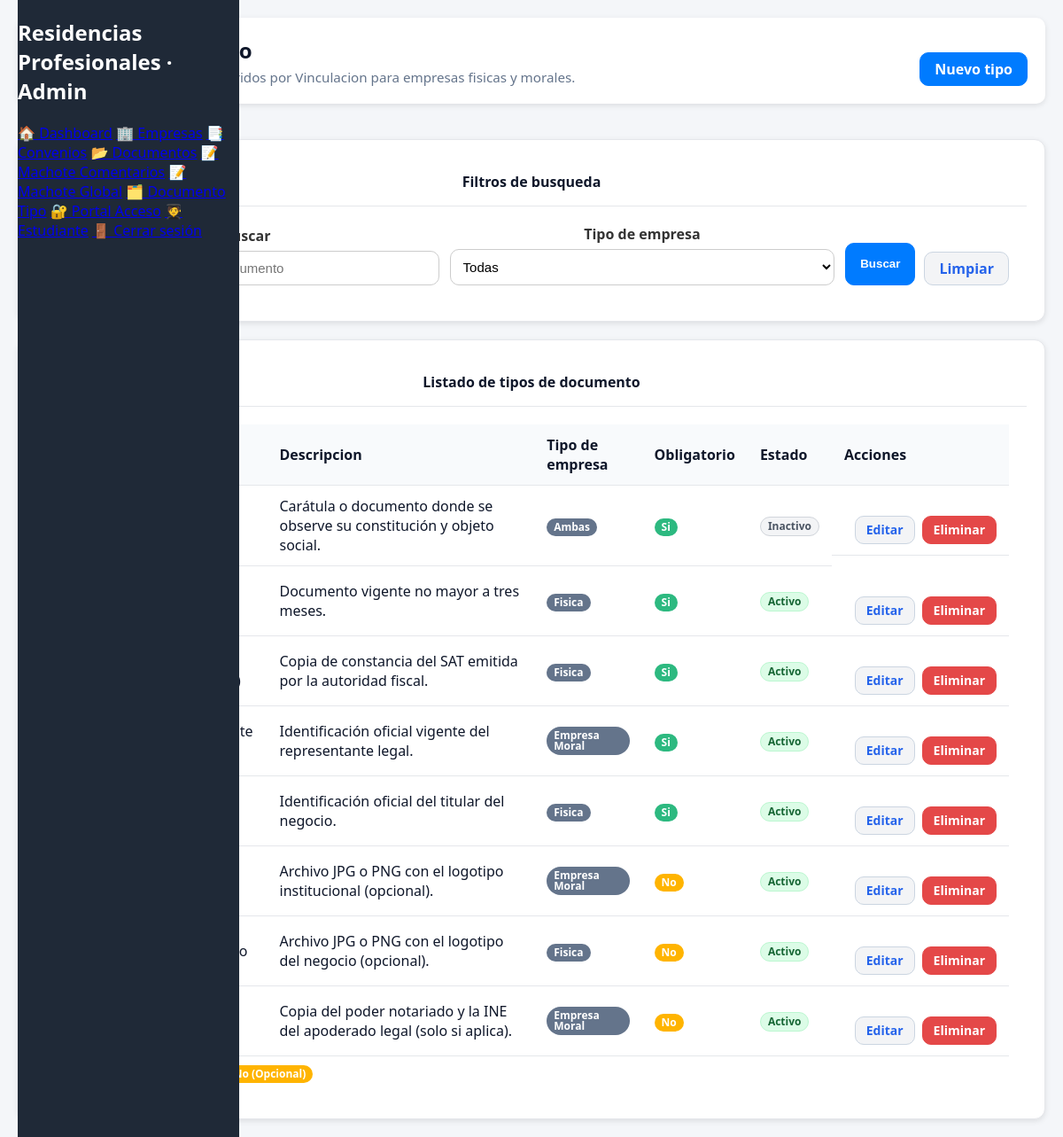
Before: /recidencia/view/documentotipo/documentotipo_list.php with the older database file.
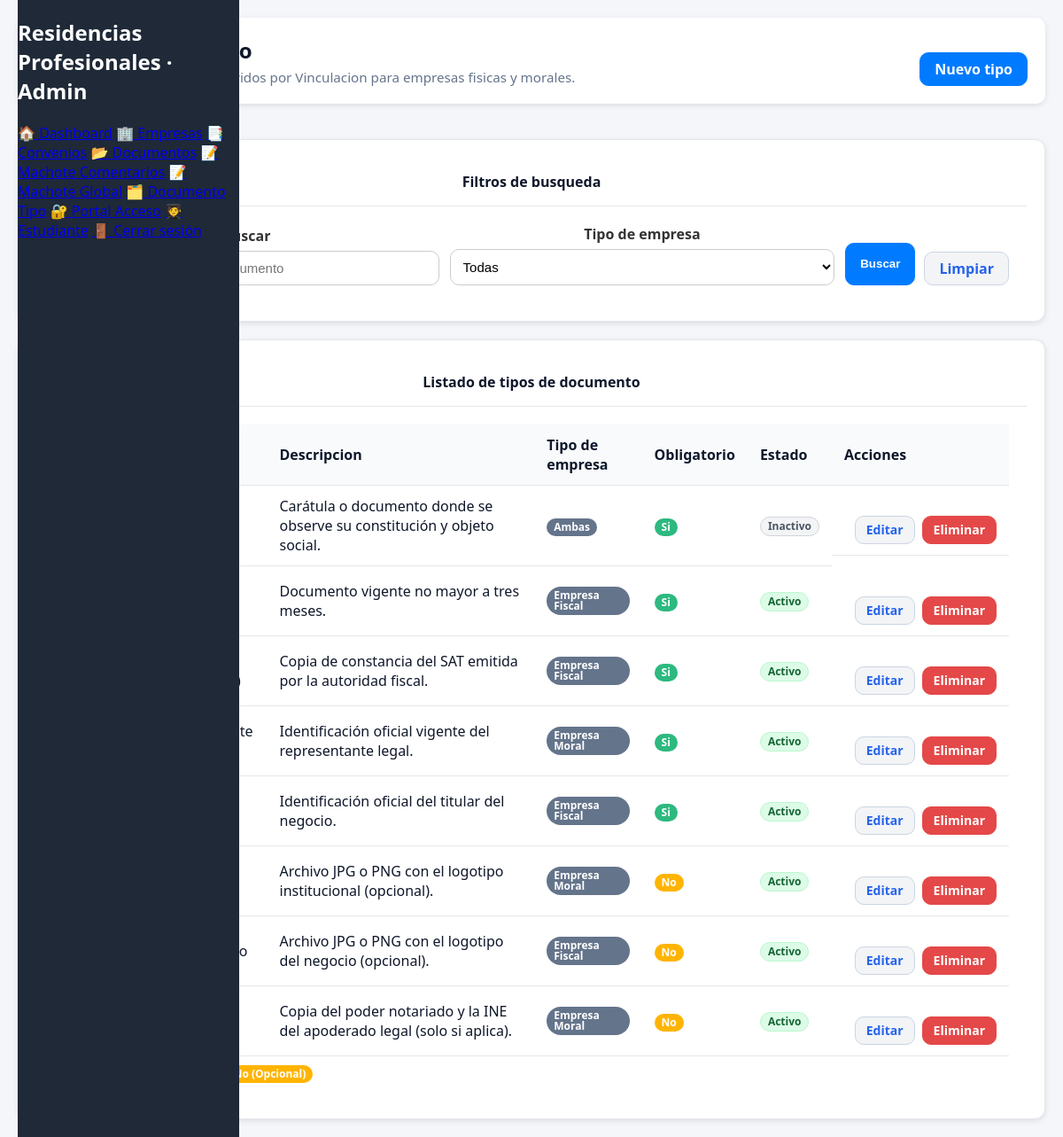
After: the same page with the newer database file.
### tables this page shows
CREATE TABLE `rp_documento_tipo` (
  `id` bigint(20) NOT NULL AUTO_INCREMENT,
  `nombre` varchar(100) NOT NULL,
  `descripcion` text DEFAULT NULL,
  `obligatorio` tinyint(1) NOT NULL DEFAULT 1,
  `tipo_empresa` enum('fiscal','moral','ambas') DEFAULT 'ambas',
  `activo` tinyint(1) NOT NULL DEFAULT 1,
  PRIMARY KEY (`id`),
  UNIQUE KEY `uk_documento_tipo_nombre` (`nombre`)
);

### config/db.php (called while the page is built)
<?php
return [
    'host'    => '65.99.225.140',
    'dbname'  => 'nessuste_vinculacion',
    'user'    => 'nessuste_userVinculacion',
    'pass'    => 'F+R%&lEZdr#BY2E$',
    'charset' => 'utf8mb4',
    'port'    => '3306',
];

### common/model/db.php (called while the page is built, shortened)
<?php
final class Database
{
    private static ?PDO $connection = null;
    public static function getConnection(): PDO
    {
        if (self::$connection instanceof PDO) {
            return self::$connection;
        }
        $config = require __DIR__ . '/../../config/db.php';
        $host    = $config['host'] ?? 'localhost';
        $db      = $config['dbname'] ?? '';
        $user    = $config['user'] ?? 'root';
        $pass    = $config['pass'] ?? '';
        $charset = $config['charset'] ?? 'utf8mb4';
        $port    = $config['port'] ?? '3306';
        $dsn = "mysql:host={$host};dbname={$db};port={$port};charset={$charset}";
        try {
            self::$connection = new PDO($dsn, $user, $pass, [
                PDO::ATTR_ERRMODE            => PDO::ERRMODE_EXCEPTION,
                PDO::ATTR_DEFAULT_FETCH_MODE => PDO::FETCH_ASSOC,
            ]);
        } catch (PDOException $exception) {
            throw new PDOException('Error al conectar a la base de datos: ' . $exception->getMessage(), (int)$exception->getCode(), $exception);
        }
        return self::$connection;
    }
}
return Database::getConnection();

### recidencia/common/functions/documentotipo/documentotipo_funtions_list.php (called while the page is built, shortened)
<?php
if (!function_exists('documentoTipoListDefaults')) {
    function documentoTipoListDefaults(): array
    {
        return [
            'q' => '',
            'tipo_empresa' => '',
            'tipos' => [],
            'tipoEmpresaOptions' => documentoTipoEmpresaOptions(),
            'errorMessage' => null,
            'statusMessage' => null,
        ];
    }
}
if (!function_exists('documentoTipoNormalizeSearch')) {
    function documentoTipoNormalizeSearch(?string $value): string
    {
        return trim((string) $value);
    }
}
if (!function_exists('documentoTipoNormalizeTipoEmpresa')) {
    function documentoTipoNormalizeTipoEmpresa(mixed $value): ?string
    {
        if (!is_scalar($value)) {
            return null;
        }
        return null;
    }
}
if (!function_exists('documentoTipoEmpresaOptions')) {
    function documentoTipoEmpresaOptions(): array
    {
        return [
            'fiscal' => 'Empresa Fiscal',
            'moral' => 'Empresa Moral',
            'ambas' => 'Ambas',
        ];
    }
}
if (!function_exists('documentoTipoRenderEmpresaLabel')) {
    function documentoTipoRenderEmpresaLabel(?string $tipoEmpresa): string
    {
        $tipoEmpresa = strtolower(trim((string) $tipoEmpresa));
        return documentoTipoEmpresaOptions()[$tipoEmpresa] ?? ucfirst($tipoEmpresa);
    }
}
if (!function_exists('documentoTipoRenderObligatorioLabel')) {
    function documentoTipoRenderObligatorioLabel(mixed $value): string
    {
        $boolValue = documentoTipoCastBool($value);
        return $boolValue ? 'Si' : 'No';
    }
}
if (!function_exists('documentoTipoRenderObligatorioClass')) {
    function documentoTipoRenderObligatorioClass(mixed $value): string
    {
        $boolValue = documentoTipoCastBool($value);
        return $boolValue ? 'badge ok' : 'badge warn';
    }
}
if (!function_exists('documentoTipoCastBool')) {
    function documentoTipoCastBool(mixed $value): bool
    {
        if (is_int($value)) {
            return $value === 1;
        }
        return false;
    }
}
if (!function_exists('documentoTipoValueOrDefault')) {
    function documentoTipoValueOrDefault(mixed $value, string $fallback = 'N/A'): string
    {
        if (is_string($value)) {
            $value = trim($value);
            return $value !== '' ? $value : $fallback;
        }
        return $fallback;
    }
}
if (!function_exists('documentoTipoListStatusMessage')) {
    function documentoTipoListStatusMessage(?string $statusCode, ?string $nombre): ?string
    {
        if ($statusCode === null || $statusCode === '') {
            return null;
        }
    }
}

### recidencia/handler/documentotipo/documentotipo_list_handler.php (called while the page is built, shortened)
<?php
require_once __DIR__ . '/../../common/functions/documentotipo/documentotipo_funtions_list.php';
require_once __DIR__ . '/../../controller/documentotipo/DocumentoTipoListController.php';
$defaults = documentoTipoListDefaults();
$statusCode = isset($_GET['status']) ? trim((string) $_GET['status']) : '';
$nombreParam = isset($_GET['nombre']) ? trim((string) $_GET['nombre']) : '';
$statusMessage = documentoTipoListStatusMessage(
    $statusCode,
    $nombreParam !== '' ? $nombreParam : null
);
try {
    $controller = new DocumentoTipoListController();
    $viewData = $controller->handle($_GET);
    $merged = array_merge($defaults, $viewData);
    $merged['statusMessage'] = $statusMessage;
    return $merged;
} catch (\Throwable $throwable) {
    $message = trim($throwable->getMessage());
    $defaults['errorMessage'] = $message !== ''
        ? $message
        : 'No se pudo obtener la lista de tipos de documentos. Intenta nuevamente mas tarde.';
    $defaults['statusMessage'] = $statusMessage;
    return $defaults;
}

### recidencia/controller/documentotipo/DocumentoTipoListController.php (called while the page is built, shortened)
<?php
require_once __DIR__ . '/../../../common/model/db.php';
require_once __DIR__ . '/../../model/documentotipo/DocumentoTipoListModel.php';
require_once __DIR__ . '/../../common/functions/documentotipo/documentotipo_funtions_list.php';
class DocumentoTipoListController
{
    private DocumentoTipoListModel $model;
    public function __construct(?PDO $pdo = null)
    {
        if ($pdo === null) {
            $pdo = Database::getConnection();
        }
        $this->model = new DocumentoTipoListModel($pdo);
    }
    public function handle(array $query): array
    {
        $search = documentoTipoNormalizeSearch($query['q'] ?? '');
        $tipoEmpresa = documentoTipoNormalizeTipoEmpresa($query['tipo_empresa'] ?? null);
        $tipos = [];
        $errorMessage = null;
        try {
            $tipos = $this->model->fetchTipos(
                $search !== '' ? $search : null,
                $tipoEmpresa
            );
        } catch (\Throwable $throwable) {
            $message = trim($throwable->getMessage());
            $errorMessage = $message !== ''
                ? $message
                : 'No se pudo obtener la lista de tipos de documentos. Intenta nuevamente mas tarde.';
        }
        return [
            'q' => $search,
            'tipo_empresa' => $tipoEmpresa ?? '',
            'tipos' => $tipos,
            'tipoEmpresaOptions' => documentoTipoEmpresaOptions(),
            'errorMessage' => $errorMessage,
        ];
    }
}

### recidencia/model/documentotipo/DocumentoTipoListModel.php (called while the page is built, shortened)
<?php
require_once __DIR__ . '/../../../common/model/db.php';
class DocumentoTipoListModel
{
    private PDO $pdo;
    public function __construct(?PDO $pdo = null)
    {
        $this->pdo = $pdo ?? Database::getConnection();
    }
    public function fetchTipos(?string $search = null, ?string $tipoEmpresa = null): array
    {
        $sql = <<<'SQL'
            SELECT id,
                   nombre,
                   descripcion,
                   obligatorio,
                   tipo_empresa,
                   activo
              FROM rp_documento_tipo
        SQL;
        $conditions = [];
        $params = [];
        $sql .= ' ORDER BY nombre ASC';
        $statement = $this->pdo->prepare($sql);
        $statement->execute($params);
        return $statement->fetchAll(PDO::FETCH_ASSOC);
    }
}

### recidencia/view/documentotipo/documentotipo_list.php (the view, shortened to what the rows shown need)
<?php
$handlerResult = require __DIR__ . '/../../handler/documentotipo/documentotipo_list_handler.php';
$tipos = $handlerResult['tipos'];
?>
<!DOCTYPE html>
<html lang="es">
<head>
  <link rel="stylesheet" href="../../assets/css/documentotipo/documentotipo.css" />
</head>
<body>
  <div class="app">
    <?php include __DIR__ . '/../../layout/sidebar.php'; ?>
    <main class="main">
      <header class="topbar">
        <div>
          <h2>Tipos de Documento</h2>
        </div>
      </header>
      <section class="card">
        <div class="content">
          <div class="table-wrapper">
            <table>
              <thead>
                <tr>
                  <th>ID</th>
                  <th>Nombre del documento</th>
                  <th>Descripcion</th>
                  <th>Tipo de empresa</th>
                  <th>Obligatorio</th>
                  <th>Estado</th>
                  <th style="min-width:200px;">Acciones</th>
                </tr>
              </thead>
              <tbody>
                <?php if ($tipos === []): ?>
                  <tr>
                    <td colspan="7" style="text-align:center;">No se encontraron tipos de documento.</td>
                  </tr>
                <?php else: ?>
                  <?php foreach ($tipos as $tipo): ?>
                    <?php
                      $id = isset($tipo['id']) ? (int) $tipo['id'] : null;
                      $nombre = documentoTipoValueOrDefault($tipo['nombre'] ?? null, 'Sin nombre');
                      $descripcion = documentoTipoValueOrDefault($tipo['descripcion'] ?? null, 'Sin descripcion');
                      $tipoEmpresaLabel = documentoTipoRenderEmpresaLabel($tipo['tipo_empresa'] ?? null);
                      $obligatorioClass = documentoTipoRenderObligatorioClass($tipo['obligatorio'] ?? null);
                      $obligatorioLabel = documentoTipoRenderObligatorioLabel($tipo['obligatorio'] ?? null);
                      $estaActivo = documentoTipoCastBool($tipo['activo'] ?? null);
                      $estadoClass = $estaActivo ? 'badge status-active' : 'badge status-inactive';
                      $estadoLabel = $estaActivo ? 'Activo' : 'Inactivo';
                    ?>
                    <tr>
                      <td><?php echo $id !== null ? htmlspecialchars((string) $id, ENT_QUOTES, 'UTF-8') : 'N/A'; ?></td>
                      <td><?php echo htmlspecialchars($nombre, ENT_QUOTES, 'UTF-8'); ?></td>
                      <td><?php echo htmlspecialchars($descripcion, ENT_QUOTES, 'UTF-8'); ?></td>
                      <td>
                        <span class="badge secondary">
                          <?php echo htmlspecialchars($tipoEmpresaLabel, ENT_QUOTES, 'UTF-8'); ?>
                        </span>
                      </td>
                      <td>
                        <span class="<?php echo htmlspecialchars($obligatorioClass, ENT_QUOTES, 'UTF-8'); ?>">
                          <?php echo htmlspecialchars($obligatorioLabel, ENT_QUOTES, 'UTF-8'); ?>
                        </span>
                      </td>
                      <td>
                        <span class="<?php echo htmlspecialchars($estadoClass, ENT_QUOTES, 'UTF-8'); ?>">
                          <?php echo htmlspecialchars($estadoLabel, ENT_QUOTES, 'UTF-8'); ?>
                        </span>
                      </td>
                      <td class="actions">
                        <?php if ($id !== null): ?>
                          <a class="btn small" href="documentotipo_edit.php?id=<?php echo urlencode((string) $id); ?>">Editar</a>
                          <a class="btn small danger" href="documentotipo_delete.php?id=<?php echo urlencode((string) $id); ?>">Eliminar</a>
                        <?php else: ?>
                          <span class="text-muted">Acciones no disponibles</span>
                        <?php endif; ?>
                      </td>
                    </tr>
                  <?php endforeach; ?>
                <?php endif; ?>
              </tbody>
            </table>
          </div>
        </div>
      </section>
    </main>
  </div>
</body>
</html>

Changed rows visible on the page:
changed rp_documento_tipo "Documento vigente no mayor a tres meses.": tipo_empresa "Fisica" → "Empresa Fiscal"
changed rp_documento_tipo "Copia de constancia del SAT emitida por la autoridad fiscal.": tipo_empresa "Fisica" → "Empresa Fiscal"
changed rp_documento_tipo "Identificación oficial del titular del negocio.": tipo_empresa "Fisica" → "Empresa Fiscal"
changed rp_documento_tipo "Archivo JPG o PNG con el logotipo del negocio (opcional).": tipo_empresa "Fisica" → "Empresa Fiscal"
